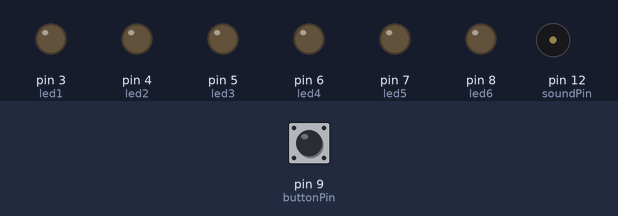
Simulated run of this sketch. Board: Arduino Uno, built with avr-gcc and run on an emulated ATmega328P. On the bench: output pins drawn as LEDs (lit = HIGH), buzzer (waves = sounding). The test bench sets the inputs (shaded band); at power-on: pin 9 (buttonPin) LOW.

Above: at 1.2 s.
1.3 s: pin 9 (buttonPin) pulled HIGH for 0.15 s
At 2.0 s:
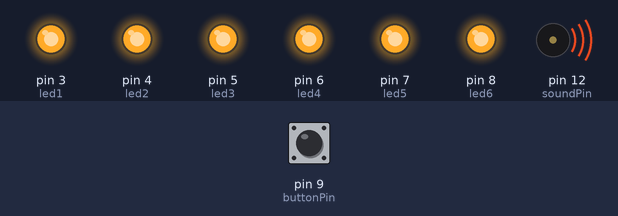
4.3 s: pin 9 (buttonPin) pulled HIGH for 1 s
At 5.72 s:
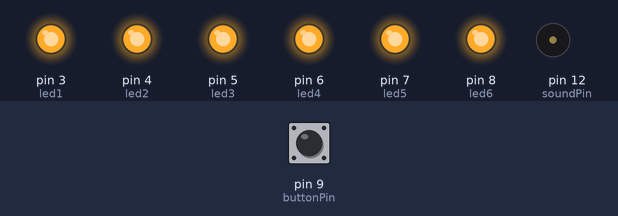
7.3 s: pin 9 (buttonPin) pulled HIGH for 3.2 s
At 12.8 s:
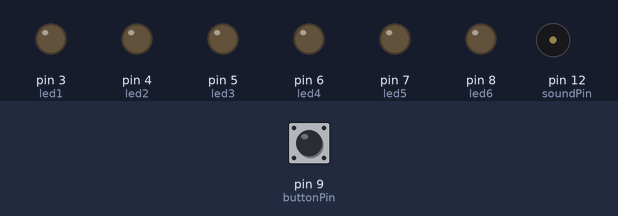
Timing chart, 0 to 14.3 s (numbered marks = the images above; inputs shaded):
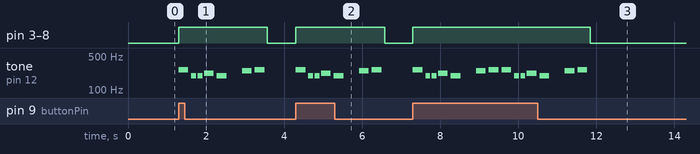

The sketch:

Pitch_test.ino
```cpp
#include "pitches.h"  //add note library

//notes in the melody
int melody[]={NOTE_C4, NOTE_G3, NOTE_G3, NOTE_A3, NOTE_G3, 0, NOTE_B3, NOTE_C4};

//digital pin 12 has a button attached to it. Give it an name
int buttonPin= 9;
int soundPin= 12;

//note durations. 4=quarter note / 8=eighth note
int noteDurations[]={4, 8, 8, 4, 4, 4, 4, 4};

int led1 = 3;
int led2 = 4;
int led3 = 5;
int led4 = 6;
int led5 = 7;
int led6 = 8;


void setup(){

  //make the button's pin input
  pinMode(buttonPin, INPUT);
  pinMode(soundPin, OUTPUT);
}


void loop(){

  //read the input pin
  int buttonState = digitalRead(buttonPin);

  //if the button is pressed
  if (buttonState == 1){

    //iterate over the notes of the melody
         analogWrite(led1, 255);
         analogWrite(led2, 255);
         analogWrite(led3, 255);
         analogWrite(led4, 255);
         analogWrite(led5, 255);
         analogWrite(led6, 255);
    for (int thisNote=0; thisNote <8; thisNote++){

      //to calculate the note duration, take one second. Divided by the note type
      int noteDuration = 1000 / noteDurations [thisNote];
      tone(soundPin, melody [thisNote], noteDuration);

      //to distinguish the notes, set a minimum time between them
      //the note's duration +30% seems to work well
      int pauseBetweenNotes = noteDuration * 1.30;
      delay(pauseBetweenNotes);

      //stop the tone playing
      noTone(soundPin);
    }
  }
    else if(buttonState == 0){
         analogWrite(led1, 0);
         analogWrite(led2, 0);
         analogWrite(led3, 0);
         analogWrite(led4, 0);
         analogWrite(led5, 0);
         analogWrite(led6, 0);
    }

  }
```

pitches.h
```cpp
/*************************************************
 * Public Constants
 *************************************************/

#define NOTE_B0  31
#define NOTE_C1  33
#define NOTE_CS1 35
#define NOTE_D1  37
#define NOTE_DS1 39
#define NOTE_E1  41
#define NOTE_F1  44
#define NOTE_FS1 46
#define NOTE_G1  49
#define NOTE_GS1 52
#define NOTE_A1  55
#define NOTE_AS1 58
#define NOTE_B1  62
#define NOTE_C2  65
#define NOTE_CS2 69
#define NOTE_D2  73
#define NOTE_DS2 78
#define NOTE_E2  82
#define NOTE_F2  87
#define NOTE_FS2 93
#define NOTE_G2  98
#define NOTE_GS2 104
#define NOTE_A2  110
#define NOTE_AS2 117
#define NOTE_B2  123
#define NOTE_C3  131
#define NOTE_CS3 139
#define NOTE_D3  147
#define NOTE_DS3 156
#define NOTE_E3  165
#define NOTE_F3  175
#define NOTE_FS3 185
#define NOTE_G3  196
#define NOTE_GS3 208
#define NOTE_A3  220
#define NOTE_AS3 233
#define NOTE_B3  247
#define NOTE_C4  262
#define NOTE_CS4 277
#define NOTE_D4  294
#define NOTE_DS4 311
#define NOTE_E4  330
#define NOTE_F4  349
#define NOTE_FS4 370
#define NOTE_G4  392
#define NOTE_GS4 415
#define NOTE_A4  440
#define NOTE_AS4 466
#define NOTE_B4  494
#define NOTE_C5  523
#define NOTE_CS5 554
#define NOTE_D5  587
#define NOTE_DS5 622
#define NOTE_E5  659
#define NOTE_F5  698
#define NOTE_FS5 740
#define NOTE_G5  784
#define NOTE_GS5 831
#define NOTE_A5  880
#define NOTE_AS5 932
#define NOTE_B5  988
#define NOTE_C6  1047
#define NOTE_CS6 1109
#define NOTE_D6  1175
#define NOTE_DS6 1245
#define NOTE_E6  1319
#define NOTE_F6  1397
#define NOTE_FS6 1480
#define NOTE_G6  1568
#define NOTE_GS6 1661
#define NOTE_A6  1760
#define NOTE_AS6 1865
#define NOTE_B6  1976
#define NOTE_C7  2093
#define NOTE_CS7 2217
#define NOTE_D7  2349
#define NOTE_DS7 2489
#define NOTE_E7  2637
#define NOTE_F7  2794
#define NOTE_FS7 2960
#define NOTE_G7  3136
#define NOTE_GS7 3322
#define NOTE_A7  3520
#define NOTE_AS7 3729
#define NOTE_B7  3951
#define NOTE_C8  4186
#define NOTE_CS8 4435
#define NOTE_D8  4699
#define NOTE_DS8 4978
```

Measured:
- after the input at 1.3 s, pin 3 (led1), pin 4 (led2), pin 5 (led3), pin 6 (led4), pin 7 (led5), pin 8 (led6): LOW → HIGH at once, → LOW 2.3 s later; tone on pin 12 (soundPin): plays 262 Hz for 0.25 s, 196 Hz for 0.13 s, 196 Hz for 0.13 s, 220 Hz for 0.25 s, 196 Hz for 0.25 s, 247 Hz for 0.25 s … (7 notes in this stretch), starting at once
- after the input at 4.3 s, pin 3 (led1), pin 4 (led2), pin 5 (led3), pin 6 (led4), pin 7 (led5), pin 8 (led6): LOW → HIGH at once, → LOW 2.3 s later; tone on pin 12 (soundPin): plays 262 Hz for 0.25 s, 196 Hz for 0.13 s, 196 Hz for 0.13 s, 220 Hz for 0.25 s, 196 Hz for 0.25 s, 247 Hz for 0.25 s … (7 notes in this stretch), starting at once
- after the input at 7.3 s, pin 3 (led1), pin 4 (led2), pin 5 (led3), pin 6 (led4), pin 7 (led5), pin 8 (led6): LOW → HIGH at once, → LOW 4.5 s later; tone on pin 12 (soundPin): plays 262 Hz for 0.25 s, 196 Hz for 0.13 s, 196 Hz for 0.13 s, 220 Hz for 0.25 s, 196 Hz for 0.25 s, 247 Hz for 0.25 s … (14 notes in this stretch), starting at once
